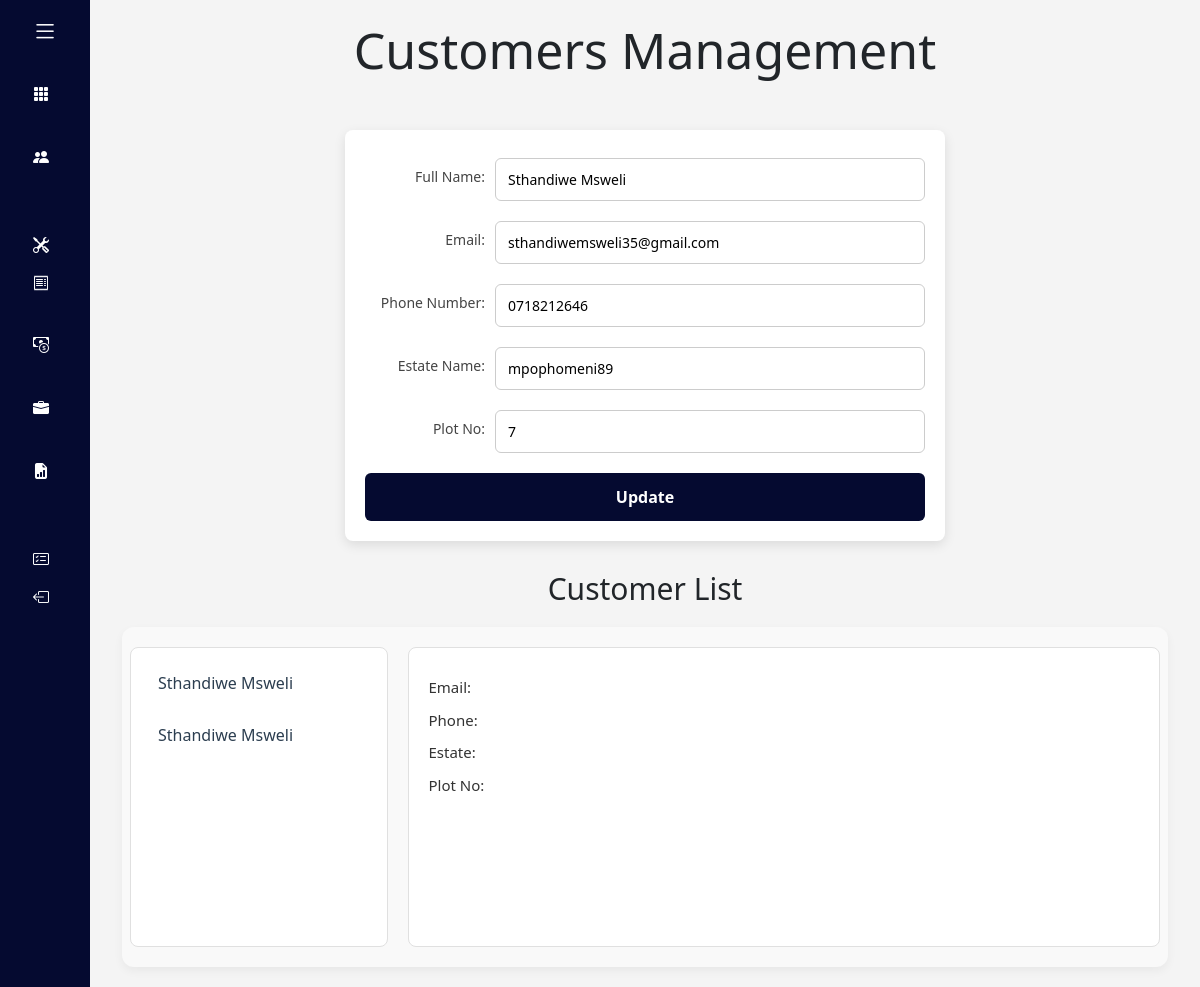
Page /customers/edit/9/ (signed in) on the committed database.
### bookkeeping/models.py (models this page shows, shortened)
class Customer(models.Model):
    user = models.ForeignKey(User, on_delete=models.CASCADE, related_name="customer")
    name = models.CharField(max_length=100)
    email = models.EmailField()
    phone_no = models.CharField(max_length=15)
    estate = models.CharField(max_length=100)
    plot_no = models.IntegerField(null=True, blank=True)

### bookkeeping/views.py (the view, shortened to what this page needs)
# urls.py: path('customers/', views.customers_view, name='customers'),
def customers(request,post_id=None):
    customers_lists = Customer.objects.filter(user=request.user)
    first_customer = customers_lists.first()
    if post_id:
        customer = get_object_or_404(Customer, id=post_id,user=request.user)
    else:
        customer = None
    return render(request, "bookkeeping/customers.html", {
        'customers': customers_lists,
        'post': customer,
        'default_customer': first_customer
    })

### bookkeeping/templates/bookkeeping/customers.html (shortened to what this page needs)
{% extends "bookkeeping/layout.html" %}
{% block body %}
<div class="customers">
<h1>Customers Management</h1>
<div class="form-container">
<form action="" method="POST">
  <div class="form-group mt-2">
    <label>Full Name:</label>
    <input type="text" id="name" name="name" placeholder="Full Name"
           value="{{ post.name|default:'' }}" />
  </div>
  <div class="form-group mt-2">
    <label>Email:</label>
    <input type="text" id="email" name="email" placeholder="Email"
           value="{{ post.email|default:'' }}" />
  </div>
  <div class="form-group mt-2">
    <label>Phone Number:</label>
    <input type="tel" id="phoneNo" name="phoneNo" placeholder="Phone Number"
           value="{{ post.phone_no|default:'' }}" />
  </div>
  <div class="form-group mt-2">
    <label>Estate Name:</label>
    <input type="text" id="estate" name="estate" placeholder="Estate"
           value="{{ post.estate|default:'' }}" />
  </div>
  <div class="form-group mt-2">
    <label>Plot No:</label>
    <input type="number" id="plot" name="plot" placeholder="Plot Number"
           value="{{ post.plot_no|default:'' }}" />
  </div>
  <button type="submit" class="btn submit-btn">
    {% if post %}Update{% else %}Add{% endif %}
  </button>
</form>
</div>
<h2 class="customer-list">Customer List</h2>
{% if customers %}
<div class="nameList">
  <div class="customersList row">
    <div class="names col-3" style="max-height: 500px; overflow-y: auto;">
      <ul>
        {% for customer in customers %}
          <li id="highlight-customer-{{ customer.id }}">
    <a class="customer-name"
       data-id="{{ customer.id }}"
       {% if forloop.first %}data-default="true"{% endif %}>
       {{ customer.name|title }}
    </a>
          </li>
        {% endfor %}
      </ul>
    </div>
<div class="details col-6" id="customer-details">
  <ul>
    <li>Email: </li>
    <li>Phone: </li>
    <li>Estate: </li>
    <li>Plot No: </li>
  </ul>
</div>
  </div>
</div>
{% else %}
<p>"There are currently no names to display."</p>
{% endif %}
</div>
{% endblock %}

### bookkeeping/static/bookkeeping/styles.css (style rules this page uses)
* { margin: 0; padding: 0; box-sizing: border-box; font-family: 'Segoe UI', Tahoma, Geneva, Verdana, sans-serif; }
body { display: flex; height: 100vh; overflow: hidden; }
.customers h1 { text-align: center; margin-bottom: 50px; font-size: 50px; }
h2.customer-list { text-align: center; font-size: 30px; margin-top: 30px; }
.form-container { max-width: 600px; margin: 20px auto; padding: 20px; background-color: #fff; border-radius: 8px; box-shadow: 0 4px 12px rgba(0, 0, 0, 0.1); }
.form-group { display: flex; align-items: center; margin-bottom: 20px; }
.form-container label { width: 120px; margin-right: 10px; font-size: 14px; color: #333; font-weight: 500; text-align: right; }
.form-container input[type="text"], .form-container input[type="email"], .form-container input[type="tel"], .form-container input[type="number"] { flex: 1; padding: 10px 12px; font-size: 14px; border: 1px solid #ccc; border-radius: 6px; box-sizing: border-box; transition: border-color 0.3s, box-shadow 0.3s; }
.submit-btn { width: 100%; padding: 12px; background-color: #050A30; color: #fff; font-size: 16px; font-weight: bold; border: none; border-radius: 6px; cursor: pointer; transition: background-color 0.3s; }
.nameList { background-color: #f9f9f9; padding: 20px; border-radius: 12px; box-shadow: 0 4px 10px rgba(0, 0, 0, 0.05); margin-top: 20px; }
.customersList { display: flex; gap: 20px; }
.names { background-color: #ffffff; border: 1px solid #e0e0e0; padding: 15px; border-radius: 8px; height: 300px; overflow-y: auto; }
.names ul { list-style-type: none; padding-left: 0; margin: 0; }
.names li { margin-bottom: 12px; }
.names a { text-decoration: none; color: #2c3e50; font-weight: 500; padding: 8px 12px; display: block; border-radius: 6px; transition: background-color 0.2s ease; }
.details { background-color: #ffffff; border: 1px solid #e0e0e0; padding: 20px; border-radius: 8px; flex-grow: 1; min-height: 300px; }
.details ul { list-style: none; padding-left: 0; }
.details li { margin-bottom: 10px; font-size: 15px; color: #333; }
.form-group { margin-bottom: 20px; }
.form-group label { display: block; margin-bottom: 6px; font-size: 14px; color: #444; }
.form-group input { width: 100%; padding: 10px 12px; font-size: 16px; border: none; border-bottom: 2px solid #ccc; background-color: transparent; transition: border-color 0.3s; }

### rows in the picture
Customer: name "Sthandiwe Msweli", email "sthandiwemsweli35@gmail.com", phoneNo "0718212646", estate "mpophomeni89", plot "7"
Customer: name "Sthandiwe Msweli"
